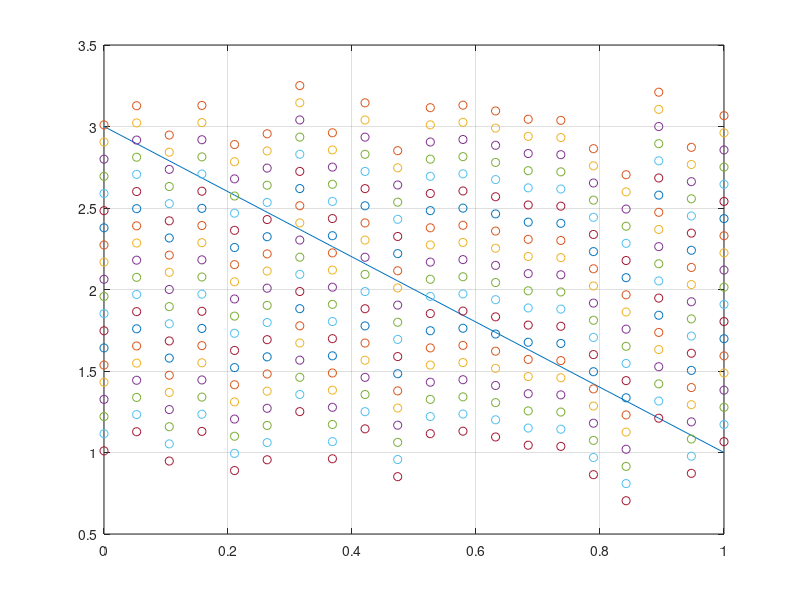

Write the MATLAB code that produced this figure. (Note: this script raises an error after producing the figure.)
clear;clf;clc;

xmin=0; xmax=1; n=20; X=(xmin:(xmax-xmin)/(n-1):xmax);
c1=3; c2=-2; Y0=c1+c2*X; % "Истинная" функция
% Экспериментальные данные
sigma=0.2; Z=sigma*randn(n,1); Y=Y0+Z;
plot(X,Y0, X,Y,'o'), grid % Контроль
% Явное оценивание:
xm=mean(X); ym=mean(Y);
K=sum((X-xm).*(Y-ym))/(n-1); DX=(std(X)^2);
cn1(2)=K/DX;
cn1(1)=ym-cn1(2)*xm;
Yn1=ym+cn1(2)*(X-xm);
% Непосредственное оценивание средствами MatLab:
cn2=polyfit(X,Y,1)
Yn2=polyval(cn2,X);
% Контроль:
figure(1); plot(X,Y,'*', X,Y0, X,Yn1,'+', X,Yn2,'o'), grid
R=Yn1-Y; sum(R.*Yn1) % Проверка ортогональности
sn=sqrt(sum(R.^2)/(n-2)) % Шумы - сравнить с sigma
tgamma=1.96; delta=tgamma*sn*(((1+(X-xm).^2/DX))/n).^(1/2);
f1=Yn1-delta; f2=Yn1+delta; % (границы)
figure(2); plot(X,Y0, X,Yn1,':', X,f1,'--', X,f2,'--'), grid